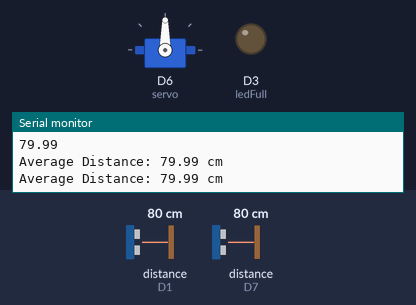
The sketch below on a simulated ESP8266 (NodeMCU). Shown: servo, output pins drawn as LEDs (lit = HIGH), the last lines printed to the serial monitor. Wiring (inferred from the names in the program): 2 × ultrasonic range finder: trigger D2, echo D1 / trigger D8, echo D7. The test bench sets the inputs (shaded band); at power-on: distance to the obstacle (sensors on D1, D7) 80 cm. The echo pulse lasts 58.3 µs per cm; WiFi joins after 1.5 s; servers stay silent unless stated; the local clock reads 2024-03-15 10:24:30 at power-on unless the sketch sets it; pins used as bus, display or sensor lines are not drawn.

Above: at 3.3 s.
3.4 s: distance to the obstacle (sensor on D1) set to 6 cm
5.6 s: distance to the obstacle (sensor on D1) set to 3 cm
At 7.2 s:
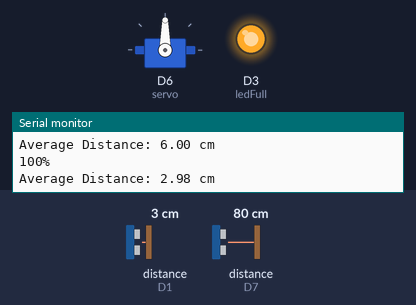
7.9 s: distance to the obstacle (sensor on D1) set to 14 cm
9.9 s: distance to the obstacle (sensor on D1) set to 19 cm
At 11.4 s:
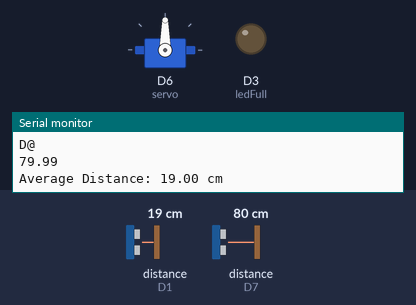
12.2 s: distance to the obstacle (sensor on D1) set to 2 cm
At 13.2 s:
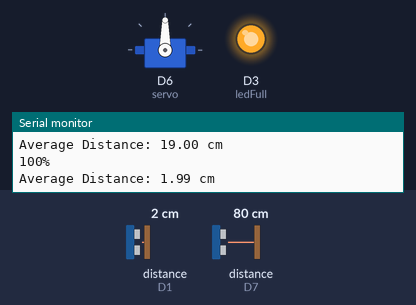
Timing chart, 0 to 15.2 s (numbered marks = the images above; inputs shaded):
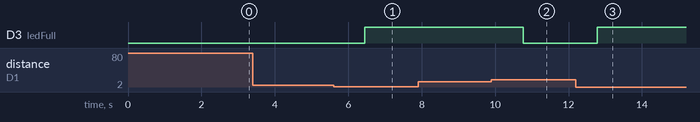

Measured:
- the behaviour switches between 5 and 4 cm on distance to the obstacle (sensor on D1) (found by bisection; images 0 and 1)
- the behaviour switches between 16 and 17 cm on distance to the obstacle (sensor on D1) (found by bisection; images 1 and 2)
- after the input at 5.6 s, D3 (ledFull): LOW → HIGH after 0.85 s
- after the input at 9.9 s, D3 (ledFull): HIGH → LOW after 0.87 s
- after the input at 12.2 s, D3 (ledFull): LOW → HIGH after 0.58 s

The sketch:

Esp8266_sk2.ino
```cpp
#include <ESP8266WiFi.h>
#include <WiFiClientSecure.h>
#include <UniversalTelegramBot.h>
#include <Servo.h>


const char* ssid = "MASTER";// Enter your WIFI SSID
const char* password = "luckydumpy"; // Enter your WIFI Password


#define BOTtoken "6457478878:AAG1fhdmBBkmNXQyUJEhOrPe06liq3f55qc" // Enter the bottoken you got from botfather
#define CHAT_ID "795644234" // Enter your chatID you got from chatid bot


X509List cert(TELEGRAM_CERTIFICATE_ROOT);
WiFiClientSecure client;
UniversalTelegramBot bot(BOTtoken, client);

// Global variables
float previousCapacity = -1.0; // Initialize with an invalid value

// Define the pins for the HC-SR04 sensor
const int trigPin1 = D2; // Trigger pin
const int echoPin1 = D1; // Echo pin

const int ledFull = D3; // LED pin for full condition

// Define the pins for the second HC-SR04 sensor
const int trigPin2 = D8; // Trigger pin for the second sensor - green
const int echoPin2 = D7; // Echo pin for the second sensor - yell

// Define the servo
Servo servo;

void setup() {
  // Initialize serial communication
  Serial.begin(115200);
  Serial.println("Hello!");

  // Set the trigger pin as an OUTPUT
  pinMode(trigPin1, OUTPUT);
  // Set the echo pin as an INPUT
  pinMode(echoPin1, INPUT);

  // Set the trigger pin as an OUTPUT
  pinMode(trigPin2, OUTPUT);
  // Set the echo pin as an INPUT
  pinMode(echoPin2, INPUT);

  pinMode(ledFull, OUTPUT);
  digitalWrite(ledFull, LOW);


  // Attach the servo to D6
  servo.attach(D6);

  configTime(0, 0, "pool.ntp.org");
  client.setTrustAnchors(&cert);

  WiFi.mode(WIFI_STA);
  WiFi.begin(ssid, password);

  int a = 0;
  while (WiFi.status() != WL_CONNECTED) {
    Serial.print(".");
    delay(500);
    a++;
  }

  Serial.println("");
  Serial.println("WiFi connected");
  Serial.print("IP address: ");
  Serial.println(WiFi.localIP());
  bot.sendMessage(CHAT_ID, "Wifi Connected!", "");
  bot.sendMessage(CHAT_ID, "System has Started!!", "");

}

// Function to calculate distance
float distance_calc(int trigPin, int echoPin) {
  // Trigger a pulse to the HC-SR04
  digitalWrite(trigPin, LOW);
  delayMicroseconds(2);
  digitalWrite(trigPin, HIGH);
  delayMicroseconds(10);
  digitalWrite(trigPin, LOW);

  // Measure the duration of the pulse on the echo pin
  long duration = pulseIn(echoPin, HIGH);

  // Convert the duration to distance (in centimeters)
  // Speed of sound at sea level is approximately 343 meters per second (or 0.0343 cm/µs)
  // Divide the duration by 2 because the sound wave travels to the object and back
  float distance_cm = (duration / 2) * 0.0343;

  return distance_cm;
}

// Function to calculate the average distance with anomaly detection
float distance_avg() {
  float sum = 0;
  int numReadings = 3;
  int validReadings = 0;

  for (int i = 0; i < numReadings; i++) {
    float reading = distance_calc(trigPin1, echoPin1);
    // Check for anomalies (values above 300 cm or negative readings)
    if (reading > 0 && reading <= 300) {
      sum += reading;
      validReadings++;
    }
  }

  if (validReadings == 0) {
    return -1.0; // No valid readings, return -1 to indicate an error
  } else {
    return sum / validReadings; // Calculate and return the average
  }
}

void sendCapacityAlert(float capacity, String chatID) {
  if (capacity <= 5 && previousCapacity > 5) {
    digitalWrite(ledFull, HIGH);
    Serial.println("100%");
    bot.sendMessage(chatID, "ALERT 100%! DUSTBIN FULL PLEASE DUMP THE TRASH LOCATION: AMITY UNIVERSITY");
  } else if (capacity <= 8 && capacity > 5 && previousCapacity > 8) {
    Serial.println("75%");
    bot.sendMessage(chatID, "ALERT 75%! DUSTBIN LOCATION: AMITY UNIVERSITY");
  } else if (capacity <= 11 && capacity > 8 && previousCapacity > 11) {
    Serial.println("50%");
    bot.sendMessage(chatID, "ALERT 50%! DUSTBIN LOCATION: AMITY UNIVERSITY");
  } else if (capacity <= 17 && capacity > 11 && previousCapacity > 17) {
    Serial.println("25%");
    bot.sendMessage(chatID, "ALERT 25%! DUSTBIN LOCATION: AMITY UNIVERSITY");
  } else if (capacity > 17 && previousCapacity <= 17) {
    digitalWrite(ledFull, LOW);
  }
}

void loop() {
  float average_distance = distance_avg();

  if (average_distance >= 0) {

    if (average_distance != previousCapacity) {
      // Send the capacity alert message
      sendCapacityAlert(average_distance, CHAT_ID); // Replace with your chat ID
      previousCapacity = average_distance;
      if (average_distance > 6)  { // capacity check point 1;
        // Check if the distance is less than 20 cm
        float distance2 = distance_calc(trigPin2, echoPin2);
        Serial.println("D@");
        Serial.println(distance2);
        if (distance2 < 20) {
          // Rotate the servo to 90 degrees
          servo.write(160);
          delay(5000); // Wait for 5 seconds
          // Bring the servo back to the initial point (e.g., 0 degrees)
          servo.write(0);
        }
      }
    }

    // Print the average distance to the serial monitor
    Serial.print("Average Distance: ");
    Serial.print(average_distance);
    Serial.println(" cm");

  } else {
    // Handle error or no valid readings
    Serial.println("Error or No Valid Readings");
  }

  // Wait before taking the next measurement
  delay(1000); // You can adjust the delay as needed
}


// void setup() {
//   pinMode(D3, OUTPUT);
//   digitalWrite(D3, LOW);
//   Serial.begin(9600);
//   Serial.print("HI");
// }

// void loop() {

// }
```
